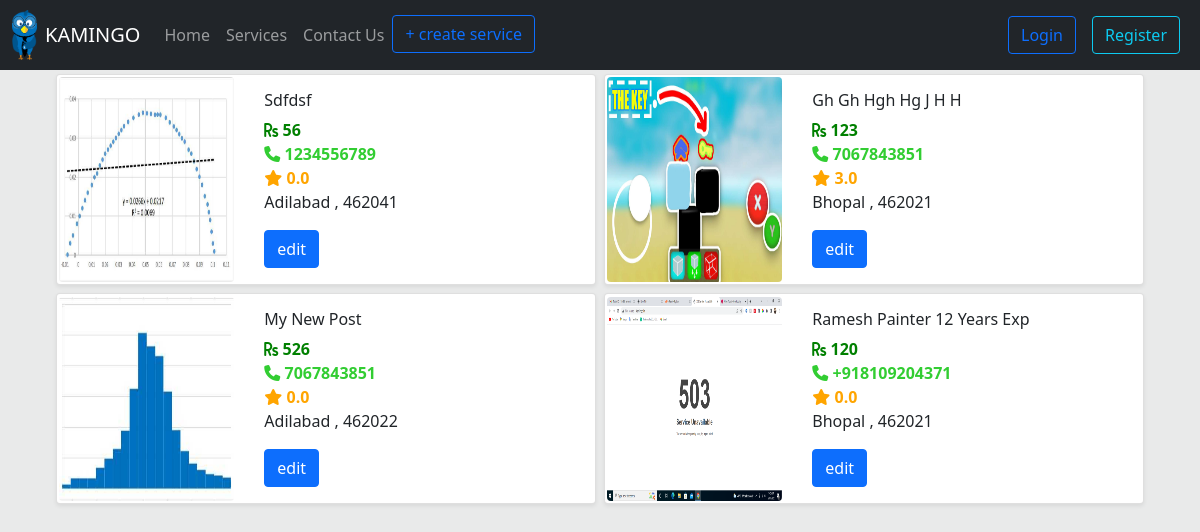
The app's page /dashboard/1 with its own data.
### serviceapp/models.py (models this page shows, shortened)
class ServiceModel(models.Model):
    image = models.ImageField(upload_to=path_and_rename, null=True)
    title = models.CharField(max_length=100)
    category = models.ForeignKey(CategoryModel, on_delete=models.SET_NULL, related_name='category', null=True)
    cost = models.IntegerField()
    service_provider_name = models.CharField(max_length=100)
    contact = PhoneNumberField()
    address = models.ForeignKey(Address, on_delete=models.SET_NULL, related_name='address', null=True)
    slug = models.SlugField(unique=True, db_index=True, null=True, blank=True)
    description = models.CharField(max_length=600, null=True, blank=True)
    user = models.ForeignKey(User, on_delete=models.SET_NULL, related_name='user',null=True)
    def get_rating(self):
        total = sum(int(review['rating']) for review in self.reviews.values())
        if self.reviews.count() > 0:
            return total / self.reviews.count()
        else:
            return 0

class Address(models.Model):
    address_line1 = models.CharField(max_length=100, null=True)
    address_line2 = models.CharField(max_length=100, null=True, blank=True)
    city = models.CharField(max_length=100, null=True, blank=True, verbose_name='City')
    pin_code = models.CharField(max_length=6, null=True)
    locality = models.CharField(max_length=100, blank=True, null=True)

### dashboard/views.py (the view)
# urls.py: path('<int:pk>', views.DashboardView.as_view(), name='dashboard_url'),
class DashboardView(View):
    def get(self, request, pk):
        user = User.objects.get(pk=pk)
        services = ServiceModel.objects.filter(user=user)
        context = {
            'services': services
        }
        return render(request, 'dashboard/user_dasboard_main.html', context)

### dashboard/templates/dashboard/user_dasboard_main.html (shortened to what this page needs)
{% extends 'base.html' %}
{% block body %}
    <div class="container d-flex justify-content-center ">
    <div class="row justify-content-center " style="width: 100%" >
{% for service in services %}
    <div class="card m-1 shadow-sm" style="max-width: 540px;">
  <div class="row g-0">
      <div class="container">
    <div class="row">
        <div class="col-4 " style="padding: 0.15rem; justify-content: left">
                  <img style="width: 100%; height: 100%;" src="{{ service.image.url }}" class="img-fluid rounded" alt="...">
        </div>
        <div class="col-8 col-md-8">
                 <div class="card-body">
        <h6 class="card-title text-truncate" >{{ service.title | title }}</h6>
        <p class="card-text mb-0" style="color: green; font-weight: bold; "><i class="fas fa-rupee-sign"></i> {{ service.cost }}</p>
        <p class="card-text mb-0" style="color: limegreen; font-weight: bold; "><i class= "fa fa-phone"></i> {{ service.contact}}</p>
        <p class="card-text mb-0" style="color: orange; font-weight: bold; "><i class= "fas fa-star"></i> {{ service.get_rating | floatformat:1 }}</p>
        <p class="card-text mb-0;">{{ service.address.city}} , {{ service.address.pin_code }}</p>
        <a class="btn btn-primary" href="{% url 'service_edit_url' user.pk service.pk %}"> edit </a>
                 </div>
        </div>
    </div>
</div>
  </div>
</div>
{% endfor %}
</div>
</div>
{% endblock %}

### records on screen
ServiceModel: image (picture), title "Sdfdsf", cost "56", contact "1234556789", get_rating "0.0", address.city "Adilabad", address.pin_code "462041"
ServiceModel: image (picture), title "Gh Gh Hgh Hg J H H", cost "123", contact "7067843851", get_rating "3.0", address.city "Bhopal", address.pin_code "462021"
ServiceModel: image (picture), title "My New Post", cost "526", contact "7067843851", get_rating "0.0", address.city "Adilabad", address.pin_code "462022"
ServiceModel: image (picture), title "Ramesh Painter 12 Years Exp", cost "120", contact "+918109204371", get_rating "0.0", address.city "Bhopal", address.pin_code "462021"
